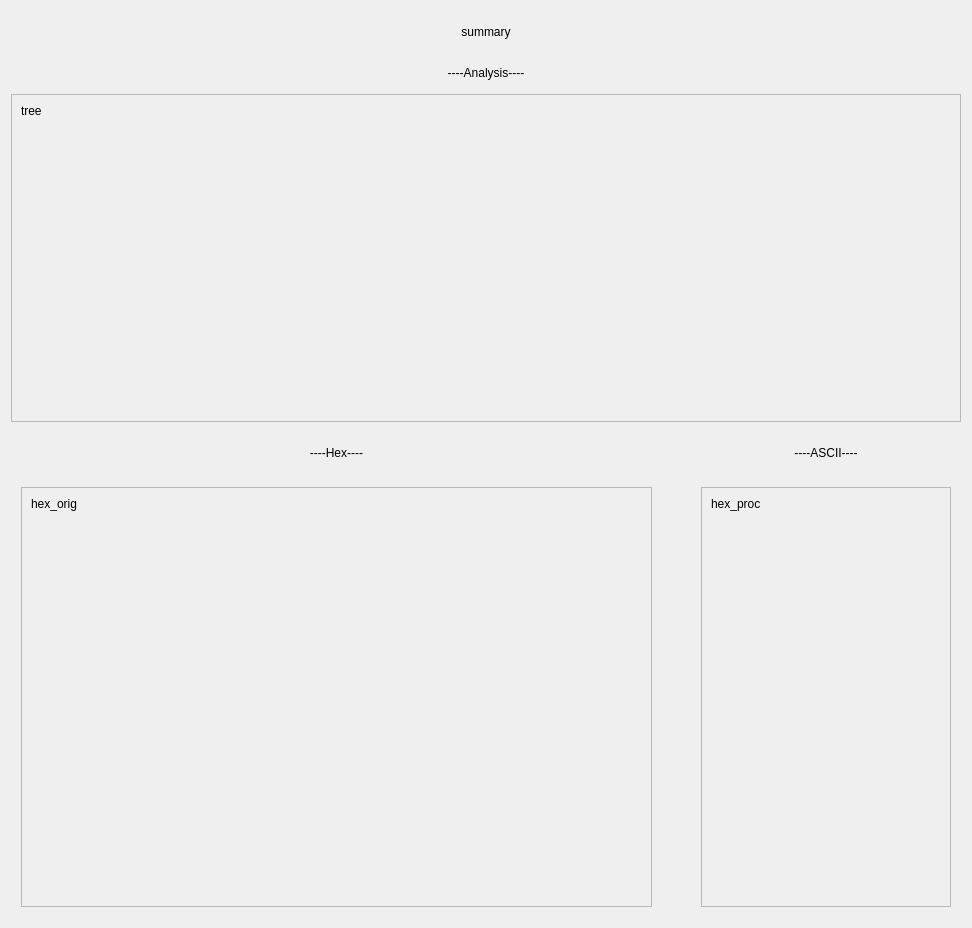
<?xml version="1.0" encoding="UTF-8"?>
<ui version="4.0">
 <class>Detail</class>
 <widget class="QDialog" name="Detail">
  <property name="geometry">
   <rect>
    <x>0</x>
    <y>0</y>
    <width>972</width>
    <height>928</height>
   </rect>
  </property>
  <property name="minimumSize">
   <size>
    <width>972</width>
    <height>859</height>
   </size>
  </property>
  <property name="windowTitle">
   <string>Dialog</string>
  </property>
  <property name="sizeGripEnabled">
   <bool>false</bool>
  </property>
  <property name="modal">
   <bool>false</bool>
  </property>
  <layout class="QVBoxLayout" name="verticalLayout_4">
   <item>
    <widget class="QLabel" name="summary">
     <property name="minimumSize">
      <size>
       <width>931</width>
       <height>41</height>
      </size>
     </property>
     <property name="text">
      <string>summary</string>
     </property>
     <property name="alignment">
      <set>Qt::AlignCenter</set>
     </property>
    </widget>
   </item>
   <item>
    <layout class="QVBoxLayout" name="verticalLayout_3">
     <item>
      <widget class="QLabel" name="label_3">
       <property name="minimumSize">
        <size>
         <width>941</width>
         <height>30</height>
        </size>
       </property>
       <property name="text">
        <string>----Analysis----</string>
       </property>
       <property name="alignment">
        <set>Qt::AlignCenter</set>
       </property>
      </widget>
     </item>
     <item>
      <widget class="QScrollArea" name="scrollArea">
       <property name="minimumSize">
        <size>
         <width>911</width>
         <height>251</height>
        </size>
       </property>
       <property name="widgetResizable">
        <bool>true</bool>
       </property>
       <widget class="QWidget" name="scrollAreaWidgetContents">
        <property name="geometry">
         <rect>
          <x>0</x>
          <y>0</y>
          <width>944</width>
          <height>300</height>
         </rect>
        </property>
        <layout class="QGridLayout" name="gridLayout_3">
         <item row="0" column="0">
          <widget class="QLabel" name="tree">
           <property name="minimumSize">
            <size>
             <width>900</width>
             <height>240</height>
            </size>
           </property>
           <property name="text">
            <string>tree</string>
           </property>
           <property name="alignment">
            <set>Qt::AlignLeading|Qt::AlignLeft|Qt::AlignTop</set>
           </property>
          </widget>
         </item>
        </layout>
       </widget>
      </widget>
     </item>
    </layout>
   </item>
   <item>
    <layout class="QHBoxLayout" name="horizontalLayout">
     <property name="leftMargin">
      <number>10</number>
     </property>
     <property name="topMargin">
      <number>10</number>
     </property>
     <property name="rightMargin">
      <number>10</number>
     </property>
     <property name="bottomMargin">
      <number>10</number>
     </property>
     <item>
      <layout class="QVBoxLayout" name="verticalLayout">
       <item>
        <widget class="QLabel" name="label">
         <property name="minimumSize">
          <size>
           <width>60</width>
           <height>30</height>
          </size>
         </property>
         <property name="text">
          <string>----Hex----</string>
         </property>
         <property name="alignment">
          <set>Qt::AlignCenter</set>
         </property>
        </widget>
       </item>
       <item>
        <spacer name="verticalSpacer">
         <property name="orientation">
          <enum>Qt::Vertical</enum>
         </property>
         <property name="sizeHint" stdset="0">
          <size>
           <width>20</width>
           <height>13</height>
          </size>
         </property>
        </spacer>
       </item>
       <item>
        <widget class="QScrollArea" name="scrollArea_2">
         <property name="minimumSize">
          <size>
           <width>631</width>
           <height>420</height>
          </size>
         </property>
         <property name="widgetResizable">
          <bool>true</bool>
         </property>
         <widget class="QWidget" name="scrollAreaWidgetContents_2">
          <property name="geometry">
           <rect>
            <x>0</x>
            <y>0</y>
            <width>634</width>
            <height>418</height>
           </rect>
          </property>
          <layout class="QGridLayout" name="gridLayout">
           <item row="0" column="0">
            <widget class="QLabel" name="hex_orig">
             <property name="minimumSize">
              <size>
               <width>610</width>
               <height>390</height>
              </size>
             </property>
             <property name="text">
              <string>hex_orig</string>
             </property>
             <property name="alignment">
              <set>Qt::AlignLeading|Qt::AlignLeft|Qt::AlignTop</set>
             </property>
            </widget>
           </item>
          </layout>
         </widget>
        </widget>
       </item>
      </layout>
     </item>
     <item>
      <spacer name="horizontalSpacer">
       <property name="orientation">
        <enum>Qt::Horizontal</enum>
       </property>
       <property name="sizeHint" stdset="0">
        <size>
         <width>20</width>
         <height>20</height>
        </size>
       </property>
      </spacer>
     </item>
     <item>
      <layout class="QVBoxLayout" name="verticalLayout_2">
       <item>
        <widget class="QLabel" name="label_2">
         <property name="minimumSize">
          <size>
           <width>60</width>
           <height>30</height>
          </size>
         </property>
         <property name="text">
          <string>----ASCII----</string>
         </property>
         <property name="alignment">
          <set>Qt::AlignCenter</set>
         </property>
        </widget>
       </item>
       <item>
        <spacer name="verticalSpacer_2">
         <property name="orientation">
          <enum>Qt::Vertical</enum>
         </property>
         <property name="sizeHint" stdset="0">
          <size>
           <width>20</width>
           <height>10</height>
          </size>
         </property>
        </spacer>
       </item>
       <item>
        <widget class="QScrollArea" name="scrollArea_3">
         <property name="minimumSize">
          <size>
           <width>241</width>
           <height>420</height>
          </size>
         </property>
         <property name="widgetResizable">
          <bool>true</bool>
         </property>
         <widget class="QWidget" name="scrollAreaWidgetContents_3">
          <property name="geometry">
           <rect>
            <x>0</x>
            <y>0</y>
            <width>254</width>
            <height>418</height>
           </rect>
          </property>
          <layout class="QGridLayout" name="gridLayout_2">
           <item row="0" column="0">
            <widget class="QLabel" name="hex_proc">
             <property name="minimumSize">
              <size>
               <width>230</width>
               <height>390</height>
              </size>
             </property>
             <property name="text">
              <string>hex_proc</string>
             </property>
             <property name="alignment">
              <set>Qt::AlignLeading|Qt::AlignLeft|Qt::AlignTop</set>
             </property>
            </widget>
           </item>
          </layout>
         </widget>
        </widget>
       </item>
      </layout>
     </item>
    </layout>
   </item>
  </layout>
 </widget>
 <resources/>
 <connections/>
</ui>
